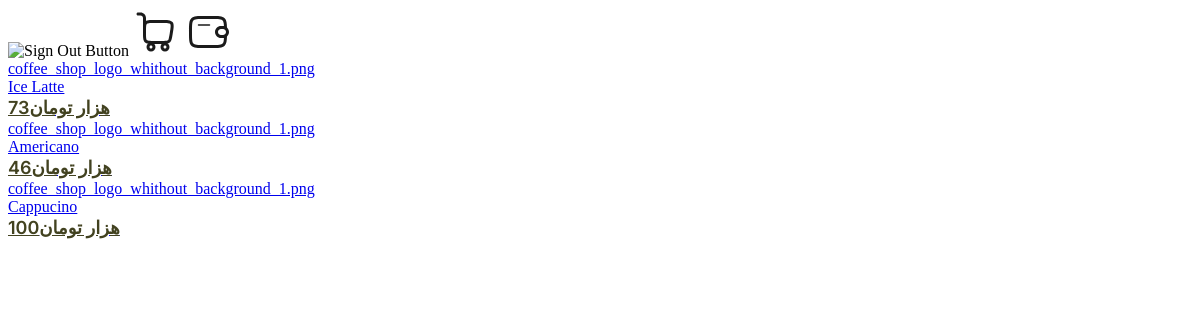
Page / (signed in) on the committed database.
### coffeapp/models.py (models this page shows)
class Products(models.Model):
    PRODUCT_TYPES = [
        ('CD', 'Cold Drinks'),
        ('CA', 'Cakes'),
        ('MS', 'Milkshakes'),
        ('HD', 'Hot Drinks'),
    ]
    avatar = models.ImageField(null= True, default="coffee_shop_logo_whithout_background_1.png")
    id = models.IntegerField(primary_key=True, db_index=True, db_column='id',  unique=True)
    name = models.CharField(max_length=255, db_index=True, unique=True)
    sugar = models.IntegerField(validators=[MinValueValidator(0), MaxValueValidator(100)], default=0)
    coffee = models.IntegerField(validators=[MinValueValidator(0), MaxValueValidator(100)],default=0)
    flour = models.IntegerField(validators=[MinValueValidator(0), MaxValueValidator(100)],default=0)
    chocolate = models.IntegerField(validators=[MinValueValidator(0), MaxValueValidator(100)],default=0)
    vertical = models.CharField(max_length=2, choices=PRODUCT_TYPES, db_index=True)
    price = models.PositiveIntegerField()
    created = models.DateTimeField(auto_now_add=True )
    class Meta:
        ordering = ('-created',)
    def __str__(self):
        return self.name

### coffeapp/views.py (the view)
# urls.py: path('', views.home, name= 'home'),
def home(request):
    products= Products.objects.all
    context= {'products': products}
    return render(request, 'home.html', context)

### coffeapp/templates/home.html
{% extends 'main.html' %}
{% block content %}
<div>
  {% for product in products %}
  <a href="{% url 'coffeapp:products-page' %}">
    <div class="image-1">
      {{product.avatar }}
    </div>
    <div class="product-1">
      {{product}}
    </div>
    <span class="container-1">
    هزار تومان{{product.price}}
    </span>
  </a>
  {% endfor %}
</div>
{% endblock content%}

### rows in the picture
Products: avatar "coffee_shop_logo_whithout_background_1.png", name "Ice Latte", price "73"
Products: avatar "coffee_shop_logo_whithout_background_1.png", name "Americano", price "46"
Products: avatar "coffee_shop_logo_whithout_background_1.png", name "Cappucino", price "100"
